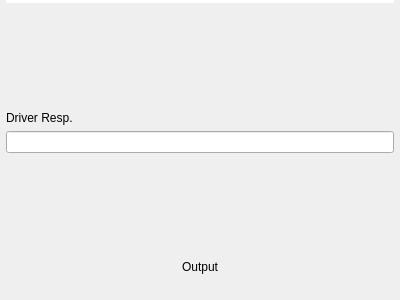
<?xml version="1.0" encoding="UTF-8"?>
<ui version="4.0">
 <class>QOutputSelect</class>
 <widget class="QWidget" name="QOutputSelect">
  <property name="geometry">
   <rect>
    <x>0</x>
    <y>0</y>
    <width>400</width>
    <height>300</height>
   </rect>
  </property>
  <property name="windowTitle">
   <string>Form</string>
  </property>
  <layout class="QVBoxLayout" name="verticalLayout">
   <property name="leftMargin">
    <number>6</number>
   </property>
   <property name="topMargin">
    <number>0</number>
   </property>
   <property name="rightMargin">
    <number>6</number>
   </property>
   <property name="bottomMargin">
    <number>6</number>
   </property>
   <item>
    <widget class="Line" name="line">
     <property name="styleSheet">
      <string notr="true">color: #ffffff;</string>
     </property>
     <property name="frameShadow">
      <enum>QFrame::Plain</enum>
     </property>
     <property name="lineWidth">
      <number>4</number>
     </property>
     <property name="orientation">
      <enum>Qt::Horizontal</enum>
     </property>
    </widget>
   </item>
   <item>
    <spacer name="verticalSpacer_2">
     <property name="orientation">
      <enum>Qt::Vertical</enum>
     </property>
     <property name="sizeHint" stdset="0">
      <size>
       <width>20</width>
       <height>40</height>
      </size>
     </property>
    </spacer>
   </item>
   <item>
    <widget class="QLabel" name="label_2">
     <property name="text">
      <string>Driver Resp.</string>
     </property>
    </widget>
   </item>
   <item>
    <widget class="QLineEdit" name="lineEditResponseFile"/>
   </item>
   <item>
    <spacer name="verticalSpacer">
     <property name="orientation">
      <enum>Qt::Vertical</enum>
     </property>
     <property name="sizeHint" stdset="0">
      <size>
       <width>20</width>
       <height>40</height>
      </size>
     </property>
    </spacer>
   </item>
   <item>
    <widget class="QLabel" name="label">
     <property name="text">
      <string notr="true">Output</string>
     </property>
     <property name="alignment">
      <set>Qt::AlignCenter</set>
     </property>
    </widget>
   </item>
   <item>
    <spacer name="verticalSpacer_3">
     <property name="orientation">
      <enum>Qt::Vertical</enum>
     </property>
     <property name="sizeType">
      <enum>QSizePolicy::Fixed</enum>
     </property>
     <property name="sizeHint" stdset="0">
      <size>
       <width>20</width>
       <height>20</height>
      </size>
     </property>
    </spacer>
   </item>
  </layout>
 </widget>
 <resources/>
 <connections/>
</ui>
